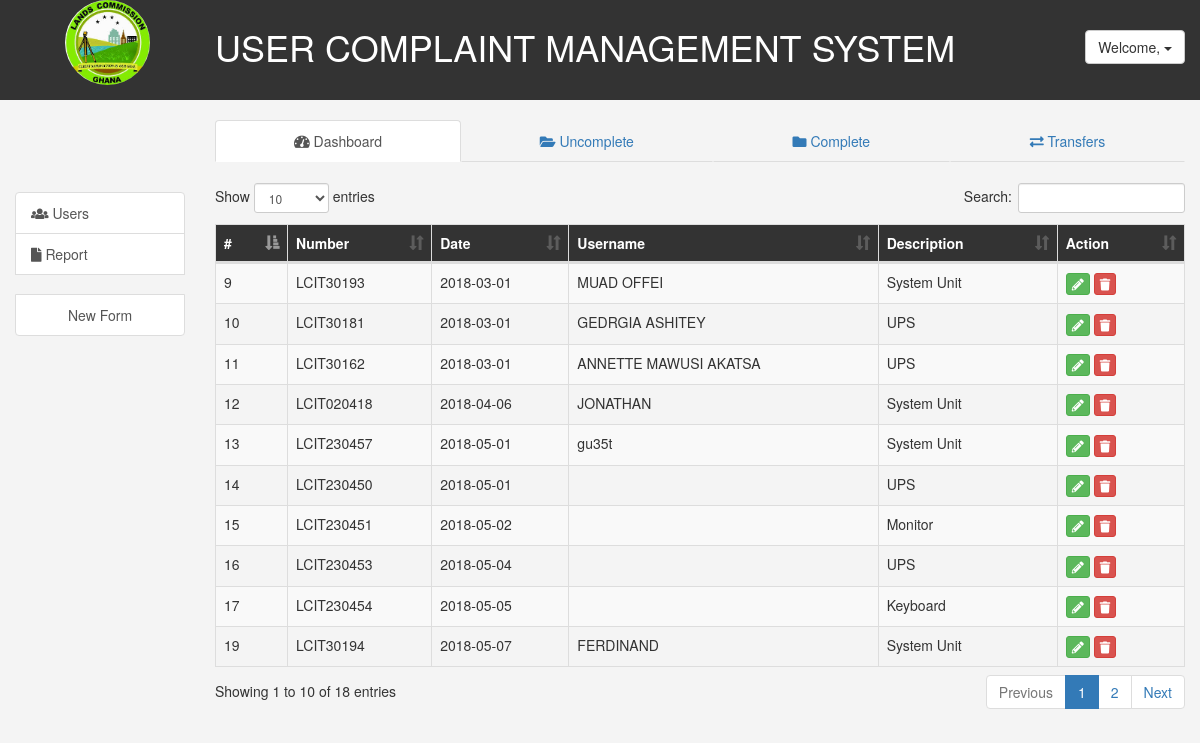
Screenshot of /pages/dash.php with the database file from the repository.
### tables this page shows
CREATE TABLE `form` (
  `id` int(11) NOT NULL,
  `user_id` int(11) NOT NULL,
  `num` varchar(50) NOT NULL,
  `created` date NOT NULL,
  `srl` varchar(50) NOT NULL,
  `authorized` varchar(50) NOT NULL,
  `division` varchar(50) NOT NULL,
  `office` varchar(50) NOT NULL,
  `descrip` varchar(30) NOT NULL,
  `username` varchar(50) NOT NULL,
  `officer` varchar(50) NOT NULL,
  `transfer` varchar(100) NOT NULL,
  `transfer_date` timestamp NOT NULL DEFAULT CURRENT_TIMESTAMP,
  `prob` text NOT NULL,
  `diag` text NOT NULL,
  `last_update` timestamp NOT NULL DEFAULT CURRENT_TIMESTAMP ON UPDATE CURRENT_TIMESTAMP
);

### pages/dash.php (the view, shortened to what this page needs)
<?php
$currentPage = 'dashboard';
require "header.php";
$sql = "SELECT * FROM form";
$results = mysqli_query($connect, $sql);
?>
	<div class="col-md-10">
		<table class="table table-striped table-bordered" id="table">
			    <thead>
			        <tr>
			            <th>#</th>
			            <th>Number</th>
			            <th>Date</th>
			            <th>Username</th>
			            <th>Description</th>
			            <th>Action</th>
			        </tr>
			    </thead>
			    <tbody>
			 <?php while ($row = mysqli_fetch_array($results)) { ?>
			        <tr id = <?php echo $row['id']; ?> >
		                <td><?php echo $row['id']; ?></td>
		                <td data-target='num'><?php echo  $row['num']; ?></td>
		                <td data-target='created'><?php echo  $row['created']; ?></td>
		                <td data-target='username'><?php echo  $row['username']; ?></td>
		                <td data-target='descrip'><?php echo  $row['descrip']; ?></td>
		     			<td>
		     			<a id = "<?php echo $row['id']; ?>" class="btn btn-xs btn-success Edit" ><i class='fas fa-pencil-alt'></i></a>
		     			<a href="../inc/deleteForm.inc.php?id=<?php echo $row['id']; ?>" onclick="return confirm('Are you sure?')" class="btn btn-xs btn-danger" ><i class='fas fa-trash'></i></a>
		     			</td>
	            	</tr>
        	<?php } ?>
			    </tbody>
			</table>
		</div>
</body>
</html>

### pages/header.php (shortened to what this page needs)
<!DOCTYPE html>
<html>
<head>
	<link rel="stylesheet" type="text/css" href="../css/styles.css">
	<link rel="stylesheet" type="text/css" href="../css/bootstrap.min.css">
	<link href="../css/bootstrap-toggle.min.css" rel="stylesheet">
	<link rel="stylesheet" type="text/css" href="../css/roboto.css">
	<link rel="stylesheet" type="text/css" href="../web/css/fontawesome-all.min.css">
	<link rel="stylesheet" type="text/css" href="../css/dataTables.bootstrap.min.css">
</head>
<body>
	<div class="header">
	  <div class="container-fluid">
	  	<div class="row">
	  		<div class="col-md-2 col-sm-2 col-xs-2"><img src="../images/logo.jpg" alt="lands commission logo" width="50%" height="50%" class="img-responsive img-circle border" style="margin-left: 50px;"></div>
	  		<div class="col-md-8" id="title"> <h1>USER COMPLAINT MANAGEMENT SYSTEM</h1></div>
	  		<div class="col-md-2">
		    	<div class="dropdown pull-right" id="optionbtn">
				  <button class="btn btn-default dropdown-toggle" type="button" id="wel" data-toggle="dropdown" aria-haspopup="true" aria-expanded="true">
				    Welcome,<?php if (isset($_SESSION['userName'])) {
				    	echo $_SESSION['userName'];
				    } ?>
				    <span class="caret"></span>
				  </button>
				</div>
			</div>
		 </div>
	   </div>
	</div><br>
	<div class="container-fluid">
		<div class="row">
			<div class="col-md-2 col-sm-2" style="text-align: center;">
			</div>
			<div class="col-md-10 col-sm-10">
				<ul class="nav nav-tabs nav-justified">
				  <li role="presentation" class="<?php if ($currentPage == 'dashboard'){ echo 'active';} ?>"><a href="dash.php"><span class="fas fa-tachometer-alt"></span> Dashboard</a></li>
				  <li role="presentation" class="<?php if ($currentPage == 'uncomplete'){ echo 'active';} ?>"><a href="uncomplete.php"><span class="fas fa-folder-open"></span> Uncomplete</a></li>
				  <li role="presentation" class="<?php if ($currentPage == 'complete'){ echo 'active';} ?>"><a href="complete.php"><span class="fas fa-folder"></span> Complete</a></li>
				  <li role="presentation" class="<?php if ($currentPage == 'transfers'){ echo 'active';} ?>"><a href="transfers.php"><span class="fas fa-exchange-alt"></span> Transfers</a></li>
				</ul>
			</div>
		</div>
	</div>
	<br>
	<div class="container-fluid">
		<div class="row">
			<div class="col-md-2" style="margin-top: 10px;">
				<div class="list-group">
				  <a href="users.php" class="list-group-item <?php if ($currentPage == 'user'){ echo 'active';} ?>"><span class="fas fa-users"></span>
				    Users
				  </a>
				  <a href="reports.php" class="list-group-item <?php if ($currentPage == 'report'){ echo 'active';} ?>"><span class="fas fa-file"></span> Report</a>
				  <br>
				   <a href="#" class="list-group-item" data-toggle="modal" data-target="#AddData" style="text-align: center";> New Form</a>
				</div>
			</div>
			<div class="col-md-10">
</body>
</html>

### css/styles.css (style rules this page uses)
body { font-family: 'Roboto Slab', serif; background: #f4f4f4 !important; }
.header { height: 100px; color: #ffffff; background: #333333; }
#wel { margin-top: 20px; }
#optionbtn { margin-top: 10px; }
#title { margin-top: 7px; }
thead { background:#333; color: #fff; }
td>a>i { padding: 0px; }

### rows the page displays
form: id "9", num "LCIT30193", created "2018-03-01", username "MUAD OFFEI", descrip "System Unit"
form: id "10", num "LCIT30181", created "2018-03-01", username "GEDRGIA ASHITEY", descrip "UPS"
form: id "11", num "LCIT30162", created "2018-03-01", username "ANNETTE MAWUSI AKATSA", descrip "UPS"
form: id "12", num "LCIT020418", created "2018-04-06", username "JONATHAN", descrip "System Unit"
form: id "13", num "LCIT230457", created "2018-05-01", username "gu35t", descrip "System Unit"
form: id "14", num "LCIT230450", created "2018-05-01", descrip "UPS"
form: id "15", num "LCIT230451", created "2018-05-02", descrip "Monitor"
form: id "16", num "LCIT230453", created "2018-05-04", descrip "UPS"
form: id "17", num "LCIT230454", created "2018-05-05", descrip "Keyboard"
form: id "19", num "LCIT30194", created "2018-05-07", username "FERDINAND", descrip "System Unit"
